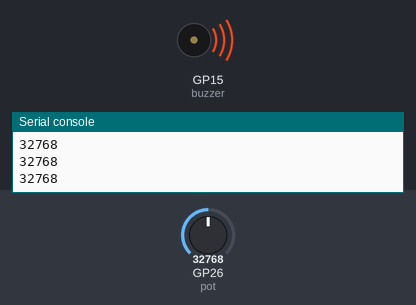
Simulated run of this program. Board: Raspberry Pi Pico running MicroPython. Parts: buzzer (waves = sounding), the last lines printed to the serial console. The inputs (shaded band) are chosen by the test bench; at power-on: GP26 (pot) = 32768 (analog values on the 0–65535 scale).

Above: at 1.2 s.
1.3 s: GP26 (pot) set to 0
At 2.1 s:
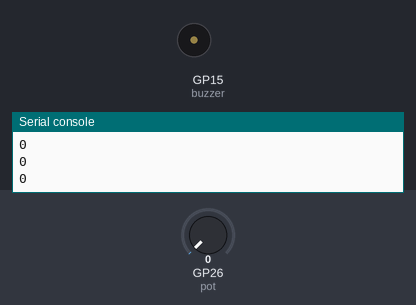
2.8 s: GP26 (pot) set to 7864
At 3.1 s:
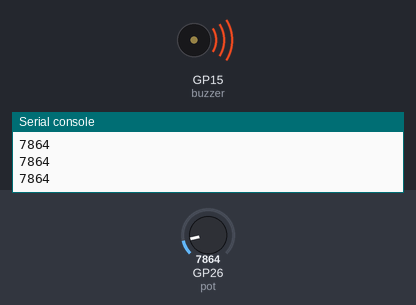
Timing chart, 0 to 5.8 s (numbered marks = the images above; inputs shaded):
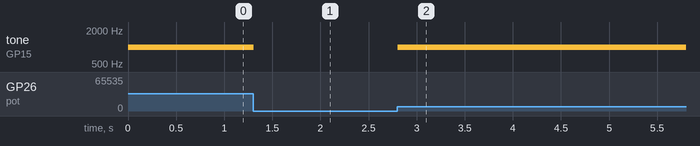

The program:

buzzer_potentio.py
```python
from machine import Pin, ADC, PWM

import time

pot = ADC(Pin(26))
buzzer = PWM(Pin(15))
buzzer.freq(1_000)

def set_volts(v):
    v = max(0.0, min(3.3, v))
    duty = int(v/3.3 * 65535)
    buzzer.duty_u16(duty)

while True:
    pot_value = pot.read_u16()
    print(pot_value)
    set_volts(3.3*pot_value/66_000)

    time.sleep(0.01)
```

Measured:
- after the input at 1.3 s, tone on GP15 (buzzer): 1000 Hz → silent at once
- after the input at 2.8 s, tone on GP15 (buzzer): silent → 1000 Hz at once
